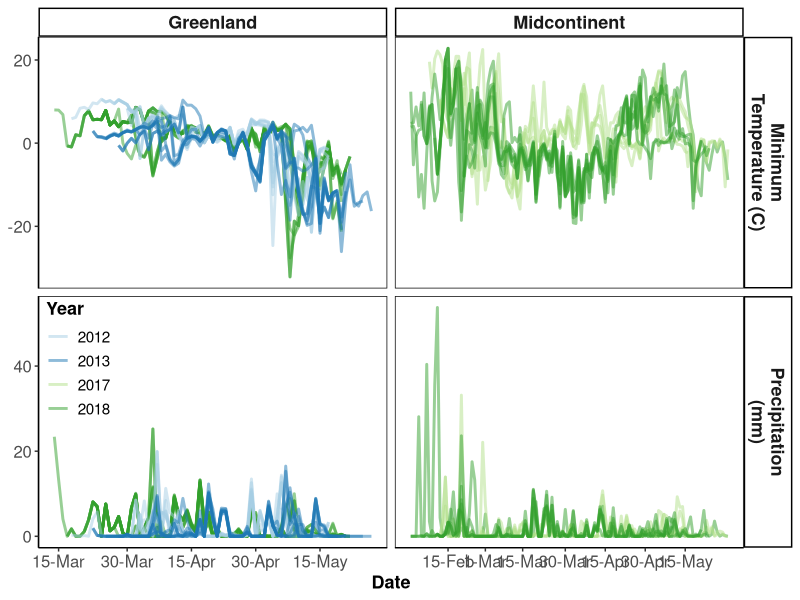

Here is the R script that generated this plot:

## 2022-08-31

library(tidyverse)

options(scipen=999, digits=3)

theme_set(theme_classic())

#### Read in bird data ####

# Read in weather covariates
wdat <- read_csv("files_for_models/weather_covars.csv")
range(wdat$prcp, na.rm=TRUE)
wdat$prcp[wdat$prcp==-99999] <- NA

# Read in ACC data
dat <- read_csv("files_for_models/daily_odba_behavior.csv")

# Join weather and ACC data
dat <- left_join(dat, wdat, by=c("animal_id", "date"))
dat <- as.data.frame(dat)

# read in migration dates
mdates <- read_csv("files_for_models/migration_dates.csv")

# save maximum duration of migration period
dur <- max(mdates$duration) 

# subset to migration dates
dat$RelDay <- NA
dat$RevRelDay <- NA
dat$migration <- NA
un.id <- unique(dat$animal_id)
for (i in 1:length(un.id)) {
  
  # subset migration dates
  md <- mdates[mdates$animal_id==un.id[i],]
  
  # Create vector of days
  mdays <- md$start:md$end
  
  # Add column, indicate when is migration
  dat$RelDay[dat$animal_id==un.id[i] & (dat$julian %in% mdays)] <- 1:length(mdays)
  dat$RevRelDay[dat$animal_id==un.id[i] & (dat$julian %in% mdays)] <- length(mdays):1
  dat$migration[dat$animal_id==un.id[i] & (dat$julian %in% mdays)] <- "yes"
  
}

# Subset to just migration
dat <- dat[!is.na(dat$migration), ]

# log odba
dat$lnODBAmedian <- log(dat$median.odba)

# Reorganize columns
dat <- dat[,c(1,3,4,23,24,5:8,10,11,16,18,19,21)]

#### Plot weather variables ####

dat <- pivot_longer(dat, 14:15, names_to="variable", values_to="values") %>% as.data.frame()


# Facet names
var_names <- c(prcp="Precipitation\n(mm)",
               mintemp="Minimum\nTemperature (C)",
               GRLD="Greenland", 
               NAMC="Midcontinent")

ggplot(dat, aes(x=julian, y=values, group=animal_id, color=factor(year))) + 
  geom_line(alpha=0.5, size=1) +
  scale_x_continuous(breaks=c(46,60,74,90,105,120,135), 
                     labels=c("15-Feb","1-Mar","15-Mar","30-Mar","15-Apr","30-Apr","15-May")) +
  scale_color_manual(values=c("#a6cee3", "#1f78b4", "#b2df8a", "#33a02c")) +
  facet_grid(variable~pop, scales="free",labeller=as_labeller(var_names)) +
  xlab("Date") +
  guides(color=guide_legend(title="Year")) +
  theme(legend.justification=c(0,1),
        legend.position=c(0,0.5), 
        legend.title=element_text(size=13, face="bold"), 
        legend.text=element_text(size=11), 
        legend.background=element_rect(fill=NA),
        panel.border=element_rect(color="black", fill=NA, size=0.5),
        axis.text=element_text(size=12), 
        axis.title.y=element_blank(),
        axis.title.x=element_text(size=13, face="bold"),
        strip.text=element_text(size=13, face="bold"),
        strip.background=element_rect(fill="white"))






